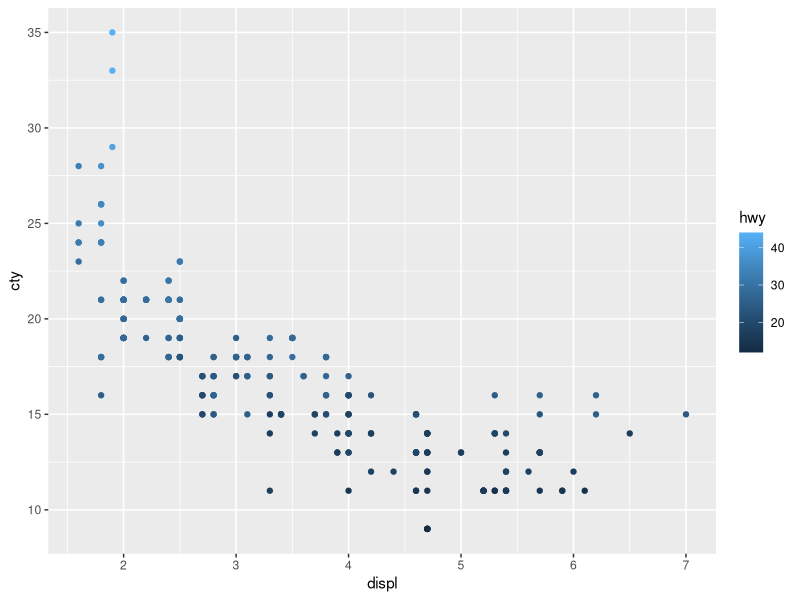

Generate this figure with R:
# 加载ggplot2绘图包
library("ggplot2")
# 设置工作路径
setwd("D:\\softwares\\applied statistics\\rcodelearning\\chap18\\sourcecode")
# 指定数据，和横纵轴变量，以及几何对象
p <- ggplot(mpg, aes(displ, cty, colour = hwy)) +
    geom_point()
# 保存文件
ggsave("../codeimage/code4.pdf")
# 保存工作空间
save.image("R4.RData")
